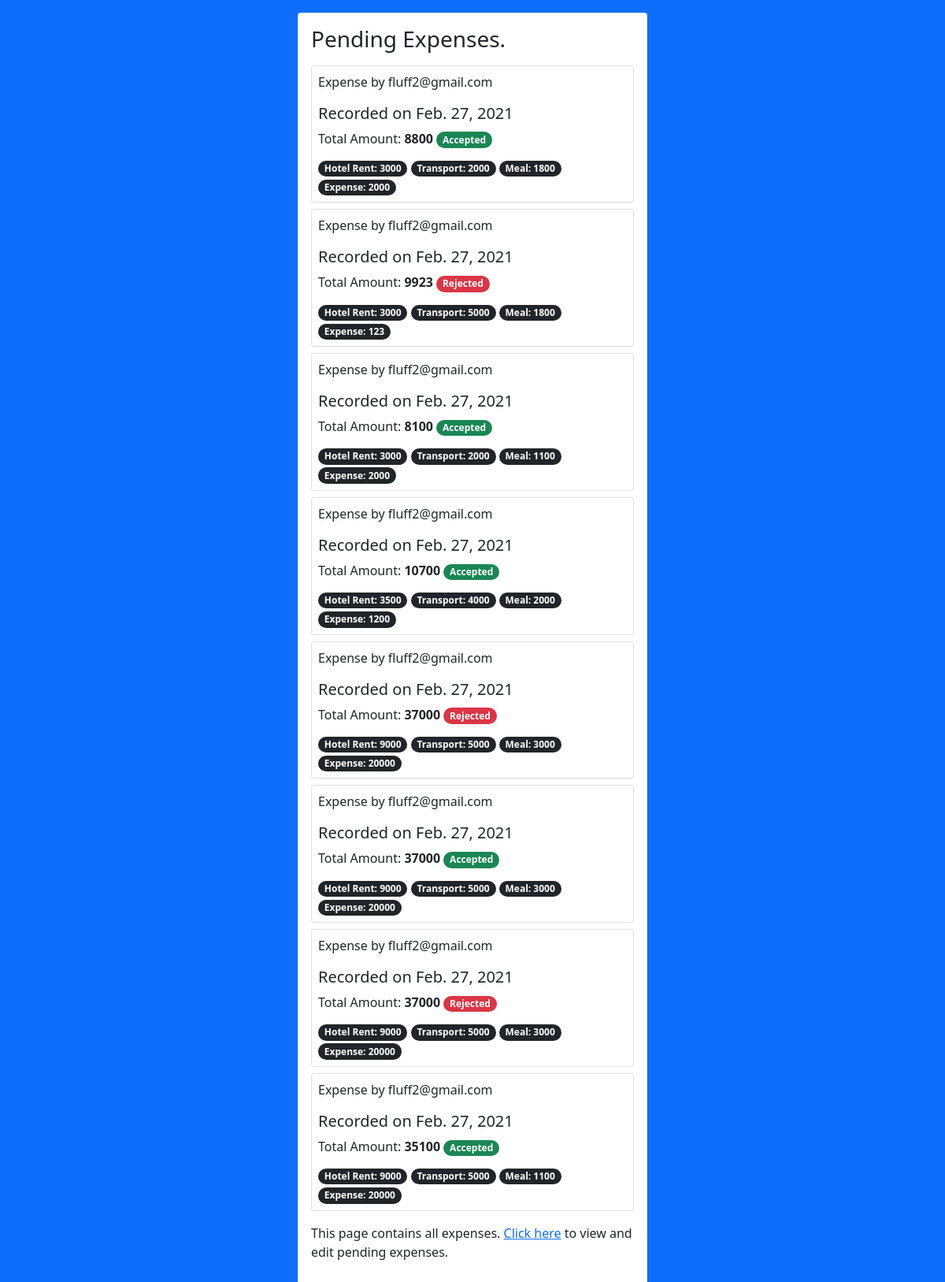
/all-expenses/1 (signed in), run on the app's committed database.
### budget/models.py (models this page shows, shortened)
class Expenses(models.Model):
    employee = models.ForeignKey(User,models.CASCADE)
    date = models.DateTimeField(auto_now=True)
    travel_date = models.DateField(null=True, blank=True)
    airfare = models.IntegerField(null=True, blank=True)
    hotel_rent = models.IntegerField(null=True, blank=True)
    transport = models.IntegerField(null=True, blank=True)
    meal = models.IntegerField(null=True, blank=True)
    others = models.IntegerField(null=True, blank=True)
    remarks = models.TextField(null=True, blank=True)
    form_status = models.BooleanField(default=None, null=True, blank=True)
    total_amount = models.IntegerField(null=True, blank=True)
    department = models.ForeignKey(Department, on_delete=models.SET_NULL, blank=True, null=True)

class User(AbstractBaseUser, PermissionsMixin):
    first_name = models.CharField(max_length=100,default="dufault")
    last_name = models.CharField(max_length=100,default="dufault")
    username = models.CharField(max_length=100)
    user_number = models.IntegerField(null=True, blank=True)
    email = models.EmailField(unique=True)
    user_salary = models.IntegerField(null=True, blank=True)
    user_role = models.CharField(max_length=100, null=True, blank=True)
    department = models.ForeignKey(Department, models.CASCADE, default='2')
    is_staff = models.BooleanField(default=False)
    is_active = models.BooleanField(default=True)
    date_joined = models.DateTimeField(default=timezone.now)
    head = models.BooleanField(default=False)
    objects = UserManager()
    USERNAME_FIELD = 'email'
    REQUIRED_FIELDS = []
    class Meta:
        verbose_name = _('user')
        verbose_name_plural = _('users')

### budget/views.py (the view)
# urls.py: path('all-expenses/<id>', allExpensesView, name='allExpensesView'),
def allExpensesView(request, id):
    department = Department.objects.get(id=id)
    if request.user.head and request.user.department == department:
        expenses = Expenses.objects.filter(department=department)
        context = {
            'expenses': expenses,
            'department': department,
        }
        return render(request, 'expense_requests/all.html', context)
    else:
        return HttpResponse("<h1>You need to be this department's head to access this view. <a href='/expense'>Go to expense page</a></h1>")

### templates/expense_requests/all.html
{% extends 'base.html' %}
{% block content %}
<div class="card p-3 m-3">
    <h3>Pending Expenses.</h3>
    {% for expense in expenses %}
    <div class="card p-2 mt-2">
        <p>
            Expense by {{expense.employee.email}}
        </p>
        <h5>
            Recorded on {{expense.date|date}}
        </h5>
        <p style="margin: 0;">
            Total Amount:
            <b>{{expense.total_amount }}</b>
            {% if expense.form_status == None %}
            <span class="badge bg-warning" style="border-radius: 20px;">Pending</span>
            {% elif expense.form_status %}
            <span class="badge bg-success" style="border-radius: 20px;">Accepted</span>
            {% elif not expense.form_status %}
            <span class="badge bg-danger" style="border-radius: 20px;">Rejected</span>
            {% endif %}
            <br>
            <span class="badge bg-dark mt-3" style="border-radius: 20px;">Hotel Rent: {{expense.hotel_rent }}</span>
            <span class="badge bg-dark" style="border-radius: 20px;">Transport: {{expense.transport }}</span>
            <span class="badge bg-dark" style="border-radius: 20px;">Meal: {{expense.meal }}</span>
            <span class="badge bg-dark" style="border-radius: 20px;">Expense: {{expense.others }}</span>
        </p>
    </div>
    {% endfor %}
    <p class="mt-3">
        This page contains all expenses.
        <a href="{% url 'expenseApprovalView' department.id %}">Click here</a>
        to view and edit pending expenses.
    </p>
</div>
{% endblock %}

### data on the page
Expenses: employee.email "fluff2@gmail.com", date "Feb. 27, 2021", total_amount "8800", form_status "Accepted", hotel_rent "3000", transport "2000", meal "1800", others "2000"
Expenses: employee.email "fluff2@gmail.com", date "Feb. 27, 2021", total_amount "9923", form_status "Rejected", hotel_rent "3000", transport "5000", meal "1800", others "123"
Expenses: employee.email "fluff2@gmail.com", date "Feb. 27, 2021", total_amount "8100", form_status "Accepted", hotel_rent "3000", transport "2000", meal "1100", others "2000"
Expenses: employee.email "fluff2@gmail.com", date "Feb. 27, 2021", total_amount "10700", form_status "Accepted", hotel_rent "3500", transport "4000", meal "2000", others "1200"
Expenses: employee.email "fluff2@gmail.com", date "Feb. 27, 2021", total_amount "37000", form_status "Rejected", hotel_rent "9000", transport "5000", meal "3000", others "20000"
Expenses: employee.email "fluff2@gmail.com", date "Feb. 27, 2021", total_amount "37000", form_status "Accepted", hotel_rent "9000", transport "5000", meal "3000", others "20000"
Expenses: employee.email "fluff2@gmail.com", date "Feb. 27, 2021", total_amount "37000", form_status "Rejected", hotel_rent "9000", transport "5000", meal "3000", others "20000"
Expenses: employee.email "fluff2@gmail.com", date "Feb. 27, 2021", total_amount "35100", form_status "Accepted", hotel_rent "9000", transport "5000", meal "1100", others "20000"
